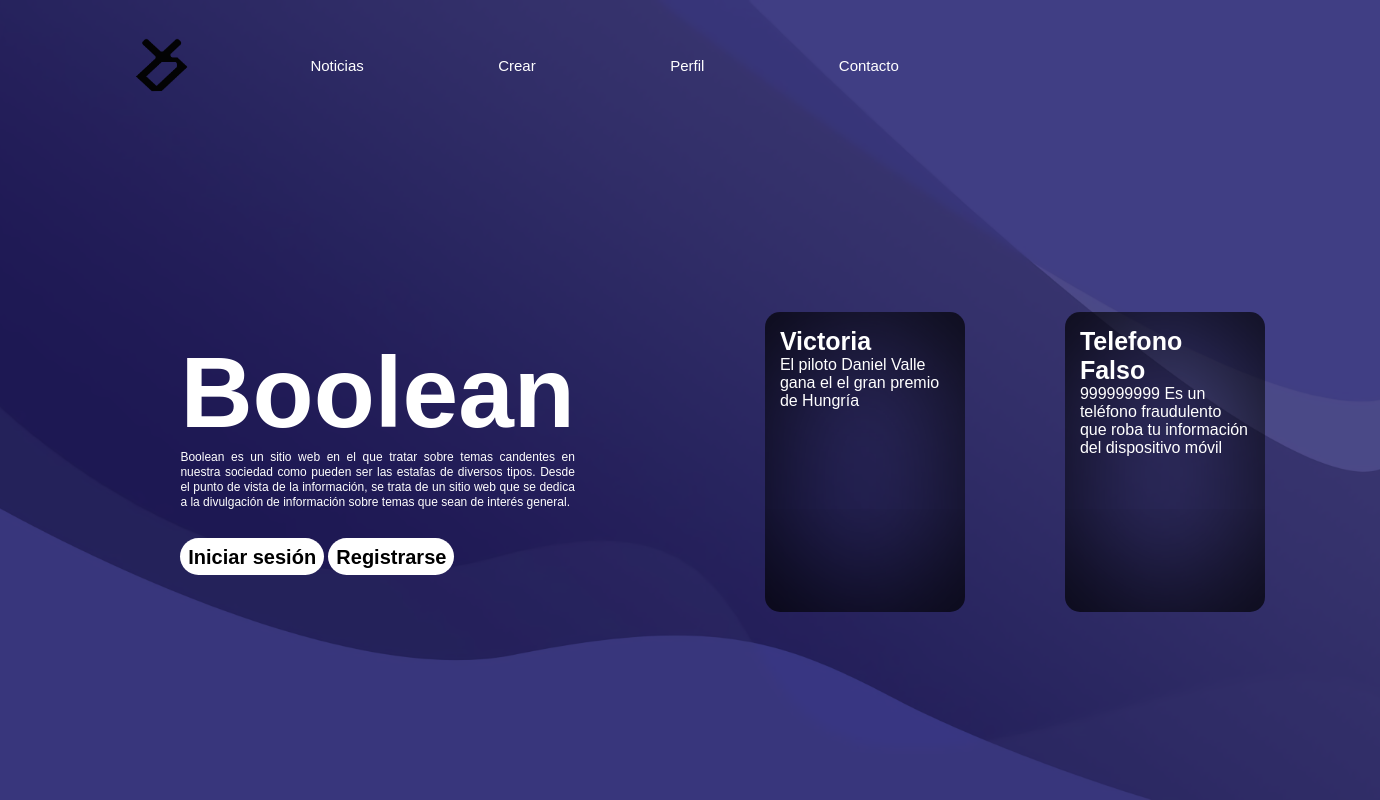
The app's page /Usuario/index.php, older data.
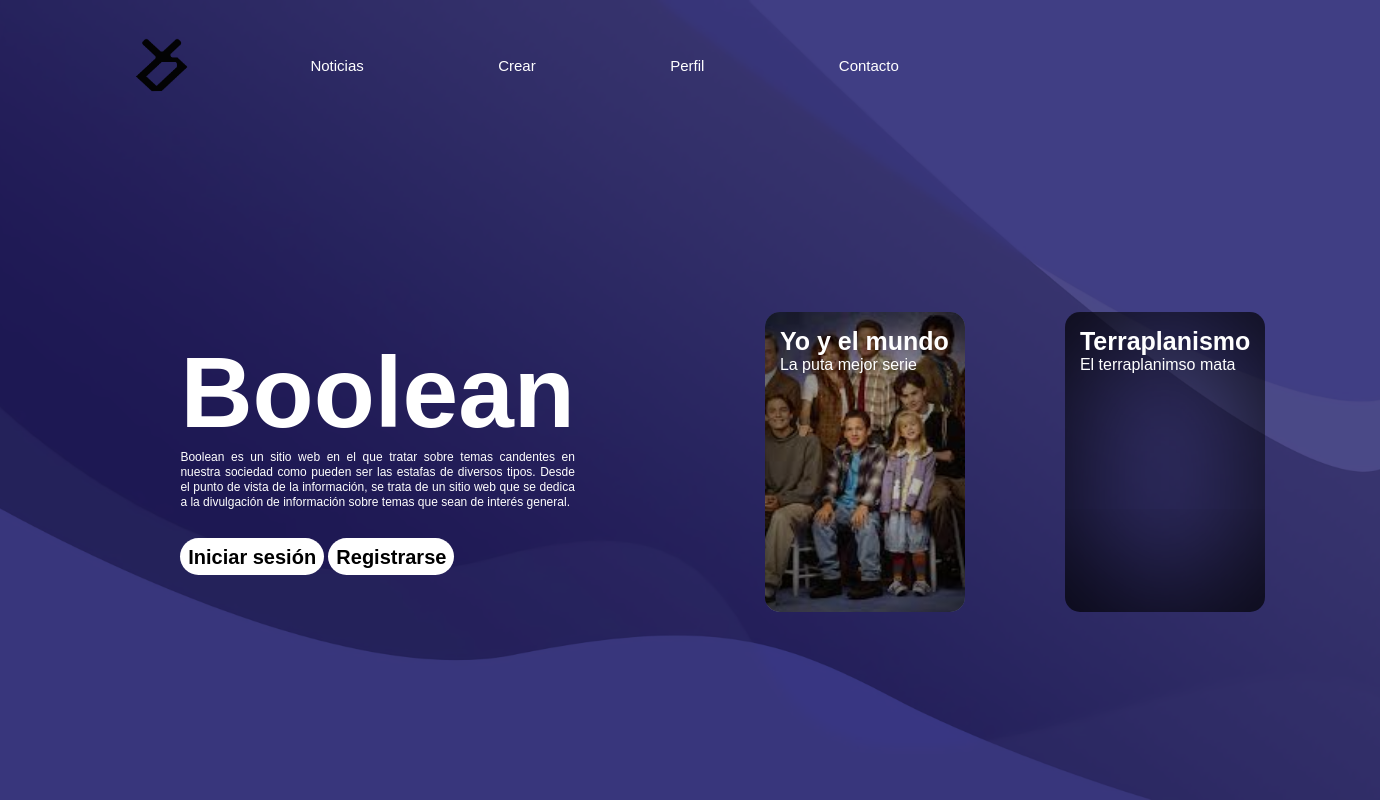
The same page, newer data.
### tables this page shows
CREATE TABLE `noticia` (
  `id` int(11) NOT NULL,
  `id_user` int(11) NOT NULL,
  `titulo` varchar(30) NOT NULL,
  `descripcion` varchar(500) NOT NULL,
  `contenido` text NOT NULL,
  `foto` varchar(200) NOT NULL
);

### Usuario/index.php (the view, shortened to what this page needs)
<?php
require("../Datos/conexion.php");
$sql = "SELECT *  FROM noticia ORDER BY id DESC LIMIT 2";
$resultado = mysqli_query($conexion, $sql);
?>
<html>
<head>
    <link rel="stylesheet" type="text/css" href="estilos.css" title="style" />
</head>
<body>
    <div class="contenedor">
        <div class="navegacion">
            <a href = "./index.php"><img src="./imagenes/LogoDani-02.png" class="logo"/></a>
            <nav>
                <ul>
                    <li class="barra">
                        <a href="./noticias.php" class="decBarra">Noticias</a>
                    </li>
                    <li class="barra">
                        <a href="./crearNoticia.php" class="decBarra">Crear</a>
                    </li>
                    <li class="barra">
                        <a href="./perfil.php" class="decBarra">Perfil</a>
                    </li>
                    <li class="barra">
                        <a href="./contacto.php" class="decBarra">Contacto</a>
                    </li>
                </ul>
            </nav>
        </div>
        <main>
            <div class="columna">
                <h1 id="boolean">Boolean</h1>
                <p id="parrafo1">
                    Boolean es un sitio web en el que tratar sobre temas candentes en nuestra sociedad
                    como pueden ser las estafas de diversos tipos. Desde el punto de vista de la
                    información, se trata de un sitio web que se dedica a la divulgación de información
                    sobre temas que sean de interés general.
                </p>
                <br><br>
                <div id="botones">
                    <a href="./login.php" class="boton">Iniciar sesión</a>
                    <a href="./registro.php" class="boton">Registrarse</a>
                </div>
            </div>
            <div class="columna" id = "noticias">
                    <div class="arreglo">
                    <?php
                        if ($resultado) {
                            while ($fila = mysqli_fetch_array($resultado)) {
                    ?>
                        <a href = "./articulo.php?id=<?php echo $fila['id'] ?>"">
                            <div class="wrapper" style="background-image: url('Resources/Noticias/<?php echo($fila['titulo'])?>/<?php echo($fila['foto'])?>')">
                            <h5><?php echo($fila['titulo']) ?></h5>
                            <p>
                                <?php echo($fila['descripcion']) ?>
                            </p>
                            </div>
                        </a>
                        <?php
                            }
                        }
                        ?>
                    </div>
                </div>
            </div>
</body>
</html>

### Usuario/estilos.css (style rules this page uses)
* { padding: 0; margin: 0; font-family: Tahoma, sans-serif; background-repeat: no-repeat; }
.navegacion { display: flex; align-items: center; }
nav { flex: 1; text-align: right; color: white; }
nav ul li { list-style: none; margin-left: 70px; display: inline-block; }
.logo { width: 100px; cursor: pointer; }
.barra { border-radius: 10px; padding: 30px; }
.decBarra { text-decoration: none; color: white; font-size: 15px; }
.contenedor { width: 100%; height: 100%; background-image: url(./imagenes/website-background-image-size-psd-vector-photo_waifu2x_art_noise3_scale_tta_1.png); display: flex; flex-direction: row; flex-flow: wrap; background-size: cover; background-position: center; padding-left: 8%; padding-right: 8%; box-sizing: border-box; }
.boton { width: 100%; padding: 2%; background-color: rgb(255, 255, 255); border-radius: 30px; border: none; color: rgb(0, 0, 0); font-size: 20px; font-weight: bold; cursor: pointer; text-decoration: none; }
main { display: flex; flex: 1; justify-content: flex-end; align-items: center; height: 80%; }
.arreglo { display: flex; flex-direction: row; flex-flow: wrap; justify-content: space-around; align-items: center; width: 600px; height: 300px; }
#noticias { display: flex; flex-direction: column; align-items: center; justify-content: center; width: 100%; flex: 1; flex-basis: 60%; flex-direction: row; flex-flow: wrap; margin: 60px; padding: 10px; }
.columna { flex: 1; flex-basis: 50%; margin: 60px; padding: 10px; }
#boolean { color: rgb(255, 255, 255); font-size: 100px; }
#parrafo1 { color: white; text-align: justify; font-size: 12px; line-height: 15px; }
.wrapper { display: inline-block; cursor: pointer; width: 200px; height: 300px; border-radius: 15px; padding: 15px; box-sizing: border-box; margin: 10px 15px; box-shadow: inset 0 0 150px 2px rgb(0, 0, 0); background-position: center center; background-size: cover; background-repeat: no-repeat; transition: 0.5s; }
h5 { font-size: 25px; color: white; }
.wrapper p { color: white; }
body { background-color: rgb(250, 243, 243); }
body { display: flex; justify-content: center; }
h1 { color: rgb(255, 255, 255); font-size: 40px; }
body { background-image: url(./imagenes/website-background-image-size-psd-vector-photo_waifu2x_art_noise3_scale_tta_1.png); }

Row changes from the older to the newer data that the page shows:
removed noticia: titulo "Victoria", descripcion "El piloto Daniel Valle gana el el gran premio de Hungría"
removed noticia: titulo "Telefono Falso", descripcion "999999999 Es un teléfono fraudulento que roba tu información del dispositivo móvil"
added noticia: titulo+foto (picture), titulo "Yo y el mundo", descripcion "La puta mejor serie"
added noticia: titulo "Terraplanismo", descripcion "El terraplanimso mata"
